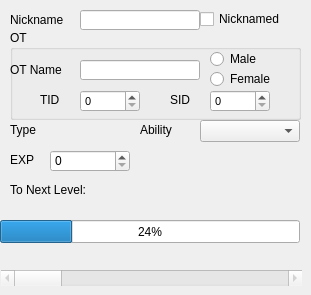
   <widget class="QWidget" name="tpBasic">
    <attribute name="title">
     <string>Basic</string>
    </attribute>
    <widget class="QProgressBar" name="pbTNL">
     <property name="geometry">
      <rect>
       <x>0</x>
       <y>220</y>
       <width>300</width>
       <height>23</height>
      </rect>
     </property>
     <property name="value">
      <number>24</number>
     </property>
     <property name="format">
      <string>%p%</string>
     </property>
    </widget>
    <widget class="QLabel" name="lblToNextLevel">
     <property name="geometry">
      <rect>
       <x>10</x>
       <y>180</y>
       <width>100</width>
       <height>20</height>
      </rect>
     </property>
     <property name="text">
      <string>To Next Level:</string>
     </property>
    </widget>
    <widget class="QLabel" name="lblTNL">
     <property name="geometry">
      <rect>
       <x>120</x>
       <y>180</y>
       <width>50</width>
       <height>20</height>
      </rect>
     </property>
     <property name="frameShape">
      <enum>QFrame::NoFrame</enum>
     </property>
     <property name="text">
      <string/>
     </property>
    </widget>
    <widget class="QLabel" name="lblTypes">
     <property name="geometry">
      <rect>
       <x>10</x>
       <y>120</y>
       <width>40</width>
       <height>20</height>
      </rect>
     </property>
     <property name="text">
      <string>Type</string>
     </property>
    </widget>
    <widget class="QGraphicsView" name="pbType1">
     <property name="geometry">
      <rect>
       <x>50</x>
       <y>120</y>
       <width>40</width>
       <height>20</height>
      </rect>
     </property>
     <property name="styleSheet">
      <string notr="true">background: transparent</string>
     </property>
     <property name="frameShape">
      <enum>QFrame::NoFrame</enum>
     </property>
     <property name="frameShadow">
      <enum>QFrame::Plain</enum>
     </property>
     <property name="verticalScrollBarPolicy">
      <enum>Qt::ScrollBarAlwaysOff</enum>
     </property>
     <property name="horizontalScrollBarPolicy">
      <enum>Qt::ScrollBarAlwaysOff</enum>
     </property>
    </widget>
    <widget class="QGraphicsView" name="pbType2">
     <property name="geometry">
      <rect>
       <x>90</x>
       <y>120</y>
       <width>40</width>
       <height>20</height>
      </rect>
     </property>
     <property name="styleSheet">
      <string notr="true">background: transparent</string>
     </property>
     <property name="frameShape">
      <enum>QFrame::NoFrame</enum>
     </property>
     <property name="frameShadow">
      <enum>QFrame::Plain</enum>
     </property>
     <property name="verticalScrollBarPolicy">
      <enum>Qt::ScrollBarAlwaysOff</enum>
     </property>
     <property name="horizontalScrollBarPolicy">
      <enum>Qt::ScrollBarAlwaysOff</enum>
     </property>
    </widget>
    <widget class="QLabel" name="lblEXP">
     <property name="geometry">
      <rect>
       <x>10</x>
       <y>150</y>
       <width>30</width>
       <height>20</height>
      </rect>
     </property>
     <property name="text">
      <string>EXP</string>
     </property>
    </widget>
    <widget class="QSpinBox" name="sbEXP">
     <property name="geometry">
      <rect>
       <x>50</x>
       <y>150</y>
       <width>80</width>
       <height>22</height>
      </rect>
     </property>
     <property name="maximum">
      <number>1640000</number>
     </property>
     <property name="value">
      <number>0</number>
     </property>
    </widget>
    <widget class="QLineEdit" name="txtNickname">
     <property name="geometry">
      <rect>
       <x>80</x>
       <y>10</y>
       <width>120</width>
       <height>20</height>
      </rect>
     </property>
     <property name="maxLength">
      <number>10</number>
     </property>
    </widget>
    <widget class="QLabel" name="lblNickname">
     <property name="geometry">
      <rect>
       <x>10</x>
       <y>10</y>
       <width>70</width>
       <height>20</height>
      </rect>
     </property>
     <property name="text">
      <string>Nickname</string>
     </property>
    </widget>
    <widget class="QCheckBox" name="cbNicknamed">
     <property name="geometry">
      <rect>
       <x>200</x>
       <y>10</y>
       <width>100</width>
       <height>18</height>
      </rect>
     </property>
     <property name="text">
      <string>Nicknamed</string>
     </property>
    </widget>
    <widget class="QGroupBox" name="gbOT">
     <property name="geometry">
      <rect>
       <x>10</x>
       <y>30</y>
       <width>291</width>
       <height>90</height>
      </rect>
     </property>
     <property name="title">
      <string>OT</string>
     </property>
     <widget class="QLineEdit" name="txtOTName">
      <property name="geometry">
       <rect>
        <x>70</x>
        <y>30</y>
        <width>120</width>
        <height>20</height>
       </rect>
      </property>
      <property name="maxLength">
       <number>7</number>
      </property>
     </widget>
     <widget class="QLabel" name="lblOTName">
      <property name="geometry">
       <rect>
        <x>0</x>
        <y>30</y>
        <width>70</width>
        <height>20</height>
       </rect>
      </property>
      <property name="text">
       <string>OT Name</string>
      </property>
     </widget>
     <widget class="QRadioButton" name="rbOTMale">
      <property name="geometry">
       <rect>
        <x>200</x>
        <y>20</y>
        <width>80</width>
        <height>18</height>
       </rect>
      </property>
      <property name="text">
       <string>Male</string>
      </property>
     </widget>
     <widget class="QRadioButton" name="rbOTFemale">
      <property name="geometry">
       <rect>
        <x>200</x>
        <y>40</y>
        <width>80</width>
        <height>18</height>
       </rect>
      </property>
      <property name="text">
       <string>Female</string>
      </property>
     </widget>
     <widget class="QSpinBox" name="sbSID">
      <property name="geometry">
       <rect>
        <x>200</x>
        <y>60</y>
        <width>60</width>
        <height>22</height>
       </rect>
      </property>
      <property name="font">
       <font>
        <pointsize>8</pointsize>
       </font>
      </property>
      <property name="maximum">
       <number>65535</number>
      </property>
      <property name="value">
       <number>0</number>
      </property>
     </widget>
     <widget class="QSpinBox" name="sbTID">
      <property name="geometry">
       <rect>
        <x>70</x>
        <y>60</y>
        <width>60</width>
        <height>22</height>
       </rect>
      </property>
      <property name="font">
       <font>
        <pointsize>8</pointsize>
       </font>
      </property>
      <property name="maximum">
       <number>65535</number>
      </property>
     </widget>
     <widget class="QLabel" name="lblSID">
      <property name="geometry">
       <rect>
        <x>160</x>
        <y>60</y>
        <width>30</width>
        <height>20</height>
       </rect>
      </property>
      <property name="text">
       <string>SID</string>
      </property>
     </widget>
     <widget class="QLabel" name="lblTID">
      <property name="geometry">
       <rect>
        <x>30</x>
        <y>60</y>
        <width>30</width>
        <height>20</height>
       </rect>
      </property>
      <property name="text">
       <string>TID</string>
      </property>
     </widget>
    </widget>
    <widget class="QLabel" name="lblAbility">
     <property name="geometry">
      <rect>
       <x>140</x>
       <y>120</y>
       <width>50</width>
       <height>20</height>
      </rect>
     </property>
     <property name="frameShape">
      <enum>QFrame::NoFrame</enum>
     </property>
     <property name="text">
      <string>Ability</string>
     </property>
    </widget>
    <widget class="QLabel" name="lblAbilityFlavor">
     <property name="geometry">
      <rect>
       <x>190</x>
       <y>150</y>
       <width>100</width>
       <height>60</height>
      </rect>
     </property>
     <property name="font">
      <font>
       <pointsize>8</pointsize>
      </font>
     </property>
     <property name="frameShape">
      <enum>QFrame::NoFrame</enum>
     </property>
     <property name="text">
      <string/>
     </property>
     <property name="textFormat">
      <enum>Qt::PlainText</enum>
     </property>
     <property name="alignment">
      <set>Qt::AlignLeading|Qt::AlignLeft|Qt::AlignTop</set>
     </property>
     <property name="wordWrap">
      <bool>true</bool>
     </property>
    </widget>
    <widget class="QComboBox" name="cbPKMAbility">
     <property name="geometry">
      <rect>
       <x>200</x>
       <y>120</y>
       <width>100</width>
       <height>22</height>
      </rect>
     </property>
     <property name="font">
      <font>
       <pointsize>8</pointsize>
      </font>
     </property>
    </widget>
    <widget class="QScrollBar" name="sbCurrentSlot">
     <property name="enabled">
      <bool>false</bool>
     </property>
     <property name="geometry">
      <rect>
       <x>1</x>
       <y>270</y>
       <width>301</width>
       <height>16</height>
      </rect>
     </property>
     <property name="maximum">
      <number>29</number>
     </property>
     <property name="pageStep">
      <number>6</number>
     </property>
     <property name="orientation">
      <enum>Qt::Horizontal</enum>
     </property>
    </widget>
    <widget class="QLabel" name="lblBoxSlot">
     <property name="geometry">
      <rect>
       <x>0</x>
       <y>246</y>
       <width>300</width>
       <height>21</height>
      </rect>
     </property>
     <property name="text">
      <string/>
     </property>
     <property name="alignment">
      <set>Qt::AlignCenter</set>
     </property>
    </widget>
   </widget>
